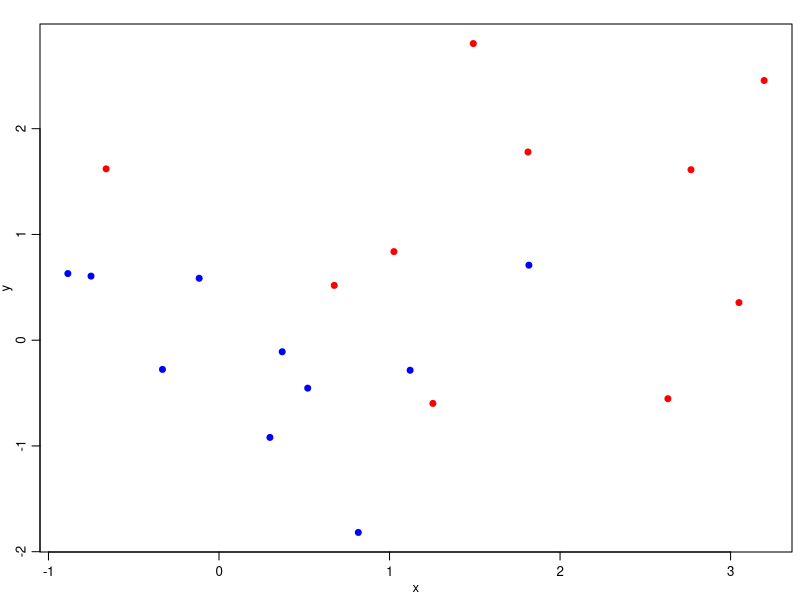

R code for this plot: (Note: this script raises an error after producing the figure.)
#autor:      Joao Sollari Lopes
#local:      INE, Lisboa
#Rversion:   3.6.1
#criado:     02.07.2017
#modificado: 06.12.2019

library("e1071")

##1. Linear SVM Classifier
#[adapted from https://www.datacamp.com/community/tutorials/support-vector-machines-r]
set.seed(12345)
n1 <- 10
y1 <- rnorm(n1,mean=0,sd=1)
x1 <- rnorm(n1,mean=0,sd=1)
n2 <- 10
y2 <- rnorm(n2,mean=0,sd=1) + 1
x2 <- rnorm(n2,mean=0,sd=1) + 1

dat1 <- data.frame(stringsAsFactors=FALSE,
  y=c(y1,y2),
  x=c(x1,x2),
  grp=c(rep("blue",n1),rep("red",n2)))

fnam <- "../images/svm_1.tiff"
tiff(file=fnam,units="in",width=4,height=4,res=300,compression="lzw")
par(mar=c(3,2.5,1.5,0.5),mgp=c(1.7,0.7,0),cex=0.8)
with(dat1,plot(x,y,col=grp,pch=19))
dev.off()

modfit <- svm(grp ~ .,
              dat1,
              scale=FALSE,             #scaling stored for testing
              type="C-classification", #SVM algorithm
              kernel="linear",         #kernel type
              cost=1.0,                #C-constant (cost)
              tolerance=0.001)         #convergence epsilon

#beta_0 + beta_1*x + beta_2*y = 0
#y = -(beta_1/beta_2)*x - (beta_0/beta_2)
beta_0 = -modfit$rho
beta_1 = t(modfit$coefs)%*%dat1$x[modfit$index]
beta_2 = t(modfit$coefs)%*%dat1$y[modfit$index]

grid1 <- expand.grid(
  x = seq(min(dat1$x),max(dat1$x),length=100),
  y = seq(min(dat1$y),max(dat1$y),length=100))
grid1$grp <- as.character(predict(modfit,grid1))

fnam <- "../images/svm_2.tiff"
tiff(file=fnam,units="in",width=4,height=4,res=300,compression="lzw")
par(mar=c(3,2.5,1.5,0.5),mgp=c(1.7,0.7,0),cex=0.8)
with(grid1,plot(x,y,col=grp,pch=19,cex=0.2))
with(dat1,points(x,y,col=grp,pch=19))
abline(a=-beta_0/beta_2,b=-beta_1/beta_2)
dev.off()

##2. Non-linear SVM Classifier
set.seed(12345)
n1 <- 30
rad1 <- sqrt(runif(n1,1,2))
the1 <- runif(n1,0,2*pi)
x1 <- rad1*cos(the1)
y1 <- rad1*sin(the1)
n2 <- 30
rad2 <- sqrt(runif(n2,0,1))
the2 <- runif(n2,0,2*pi)
x2 <- rad2*cos(the2)
y2 <- rad2*sin(the2)

dat1 <- data.frame(stringsAsFactors=FALSE,
  x=c(x1,x2),
  y=c(y1,y2),
  grp=c(rep("blue",n1),rep("red",n2)))

fnam <- "../images/svm_3.tiff"
tiff(file=fnam,units="in",width=4,height=4,res=300,compression="lzw")
par(mar=c(3.0,3.0,1.5,1.5),mgp=c(1.7,0.7,0),cex=0.8)
with(dat1,plot(x,y,col=grp,pch=19))
dev.off()

dat1$z <- dat1$x^2 + dat1$y^2

fnam <- "../images/svm_4.tiff"
tiff(file=fnam,units="in",width=8,height=4,res=300,compression="lzw")
par(mfcol=c(1,2),mar=c(3,2.5,1.5,0.5),mgp=c(1.7,0.7,0),cex=0.8)
with(dat1,plot(x,z,col=grp,pch=19))
with(dat1,plot(y,z,col=grp,pch=19))
dev.off()

fnam <- "../images/svm_5.tiff"
tiff(file=fnam,units="in",width=8,height=4,res=300,compression="lzw")
par(mfcol=c(1,2),mar=c(3,2.5,1.5,0.5),mgp=c(1.7,0.7,0),cex=0.8)
with(dat1,plot(x,z,col=grp,pch=19))
abline(h=1)
with(dat1,plot(y,z,col=grp,pch=19))
abline(h=1)
dev.off()

fnam <- "../images/svm_6.tiff"
tiff(file=fnam,units="in",width=4,height=4,res=300,compression="lzw")
par(mar=c(3.0,3.0,1.5,1.5),mgp=c(1.7,0.7,0),cex=0.8)
with(dat1,plot(x,y,col=grp,pch=19))
radius <- 1
theta <- seq(0,2*pi,length=200)
lines(x=radius*cos(theta),y=radius*sin(theta))
dev.off()

modfit <- svm(grp ~ x + y,
              dat1,
              scale=FALSE,             #scaling stored for testing
              type="C-classification", #SVM algorithm
              kernel="radial",         #kernel type
              gamma=0.5,               #kernel gamma
              cost=1.0,                #C-constant (cost)
              tolerance=0.001,         #convergence epsilon
              epsilon=0.1)             #loss-function epsilon

grid1 <- expand.grid(
  x = seq(min(dat1$x),max(dat1$x),length=100),
  y = seq(min(dat1$y),max(dat1$y),length=100))
grid1$grp <- as.character(predict(modfit,grid1))

fnam <- "../images/svm_7.tiff"
tiff(file=fnam,units="in",width=4,height=4,res=300,compression="lzw")
par(mar=c(3.0,3.0,1.5,1.5),mgp=c(1.7,0.7,0),cex=0.8)
with(grid1,plot(x,y,col=grp,pch=19,cex=0.2))
with(dat1,points(x,y,col=grp,pch=19))
radius <- 1
theta <- seq(0,2*pi,length=200)
lines(x=radius*cos(theta),y=radius*sin(theta))
dev.off()

##3. Linear SVM Regression

## 2. Model Fitting
set.seed(12345)

real_a1 <- 1.5
real_a2 <- 4
x <- runif(n=30,min=0,max=10)
y <- real_a1*x + real_a2 + rnorm(n=30,mean=0,sd=1)
dat1 <- data.frame(x,y)

fnam <- "../images/svm_7.tiff"
tiff(file=fnam,units="in",width=4,height=4,res=300,compression="lzw")
par(mar=c(3,2.5,1.5,0.5),mgp=c(1.7,0.7,0),cex=0.8)
with(dat1,plot(x,y,pch=19))
dev.off()

modfit <- svm(y ~ x,
              dat1,
              scale=FALSE,           #scaling stored for testing
              type="eps-regression", #SVM algorithm
              kernel="linear",       #kernel type
              tolerance=0.001,       #convergence epsilon
              epsilon=0.5)           #loss-function epsilon

#y = beta_1*x + beta_0
beta_0 = -modfit$rho
beta_1 = t(modfit$coefs)%*%dat1$x[modfit$index]

fnam <- "../images/svm_8.tiff"
tiff(file=fnam,units="in",width=4,height=4,res=300,compression="lzw")
par(mar=c(3,2.5,1.5,0.5),mgp=c(1.7,0.7,0),cex=0.8)
with(dat1,plot(x,y,pch=19))
abline(a=beta_0,b=beta_1,col="blue")
abline(a=beta_0 - 0.5,b=beta_1,lty=2,col="blue")
abline(a=beta_0 + 0.5,b=beta_1,lty=2,col="blue")
dev.off()

lmfit <- lm(y ~ x,data=dat1)
a1 <- lmfit$coef[1]
a2 <- lmfit$coef[2]

fnam <- "../images/svm_9.tiff"
tiff(file=fnam,units="in",width=4,height=4,res=300,compression="lzw")
par(mar=c(3,2.5,1.5,0.5),mgp=c(1.7,0.7,0),cex=0.8)
with(dat1,plot(x,y,pch=19))
abline(a=a1,b=a2,lwd=2,col="red")
abline(a=beta_0,b=beta_1,col="blue")
abline(a=beta_0 - 0.5,b=beta_1,lty=2,col="blue")
abline(a=beta_0 + 0.5,b=beta_1,lty=2,col="blue")
dev.off()
